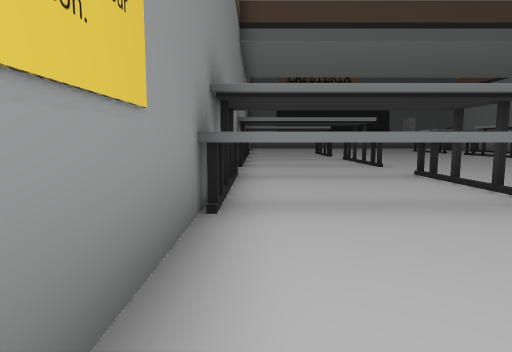
View 1 (above)

24 first-person views from a walk through a scene from a Unity 3-D project. The camera is 1.4 m above the floor, tilts 6° down and sees 75° across. The floor is counted in squares, 2 m on a side. Each view is taken from the middle of a square. On the plan, view 1 faces up. The plan holds only what a view shows up to about 10 squares ahead; the rest is blank. The place goes on beyond the plan. The player character is not drawn.

View 2
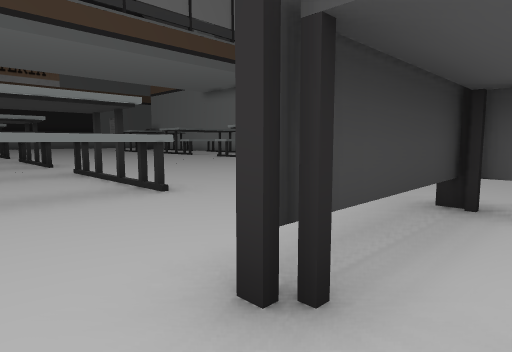

View 3
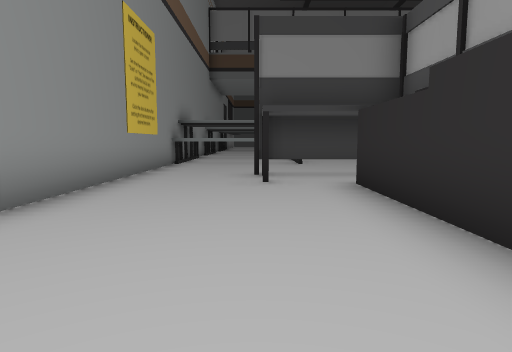

View 4
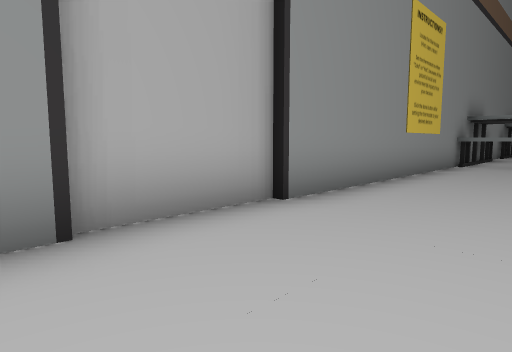

View 5
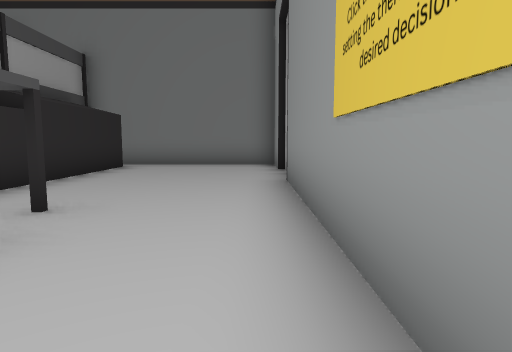

View 6
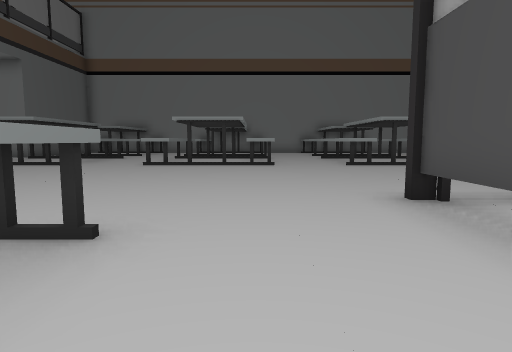

View 7
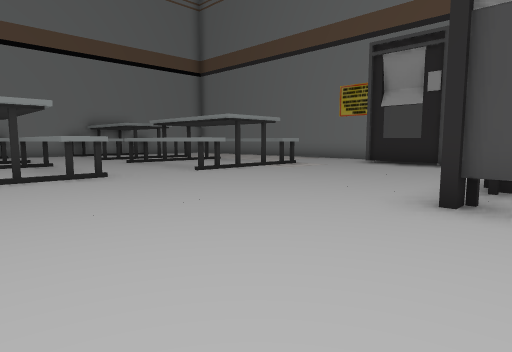

View 8
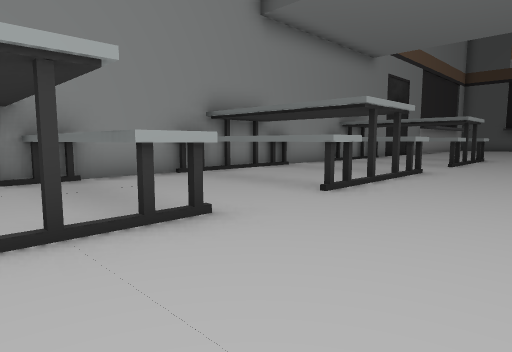

View 9
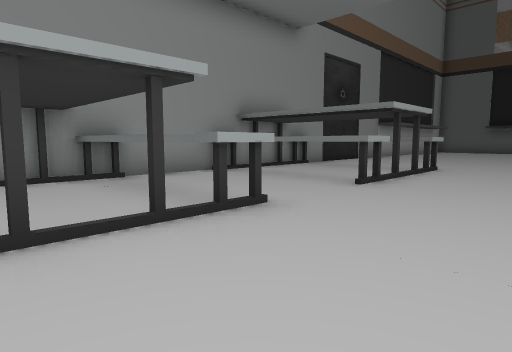

View 10
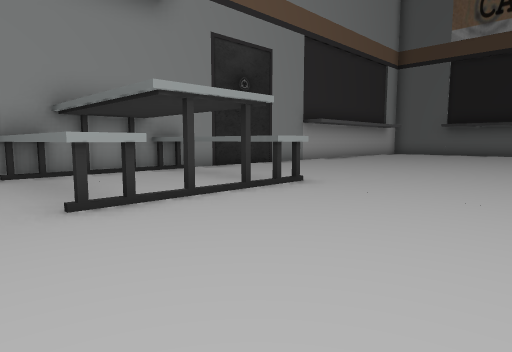

View 11
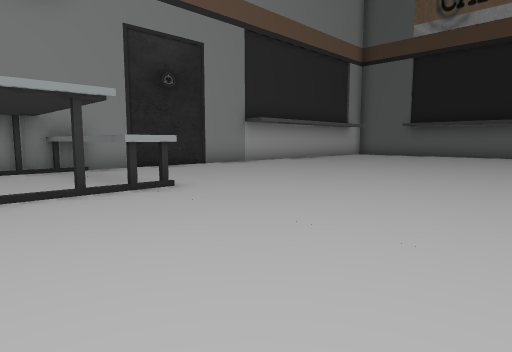

View 12
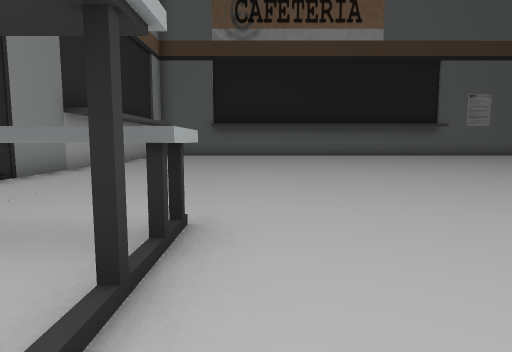

View 13
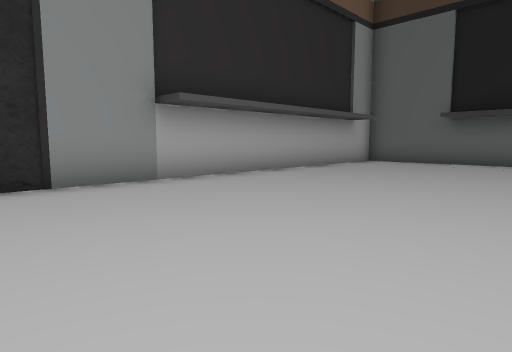

View 14
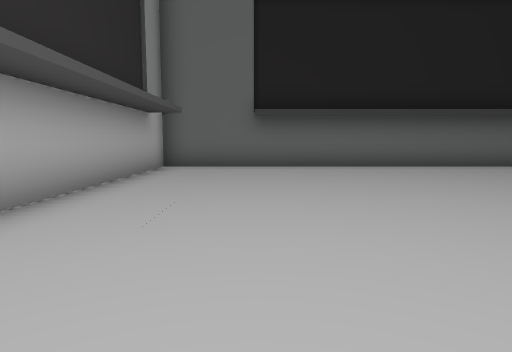

View 15
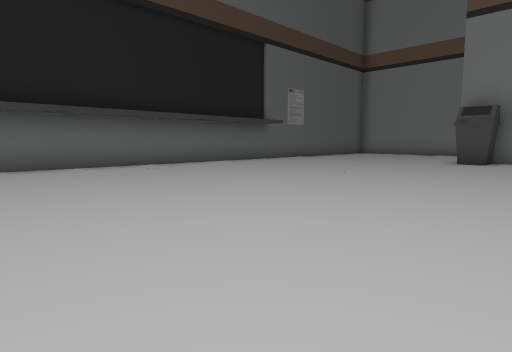

View 16
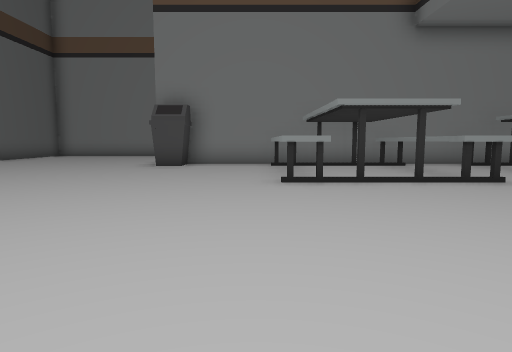

View 17
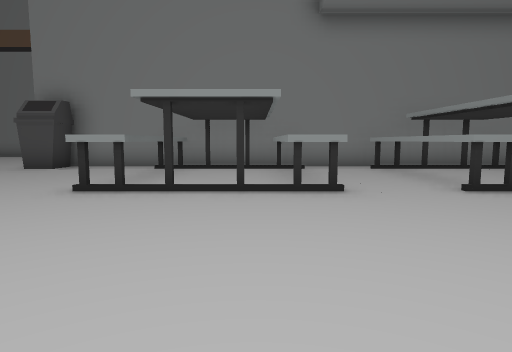

View 18
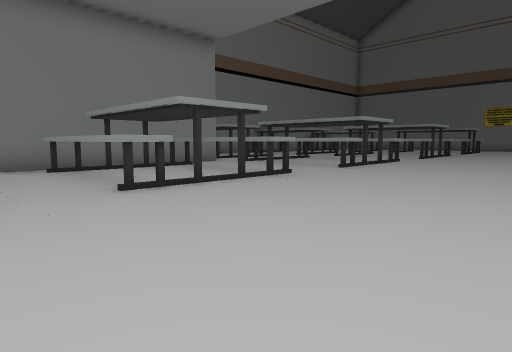

View 19
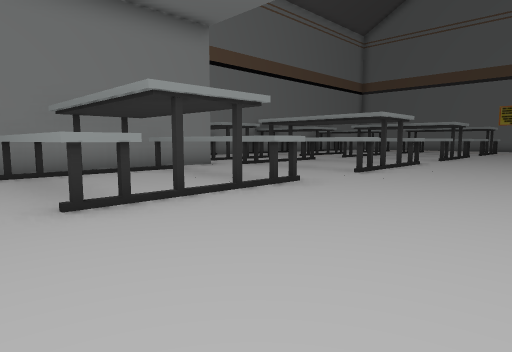

View 20
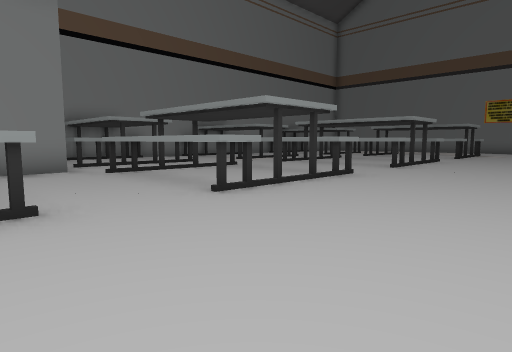

View 21
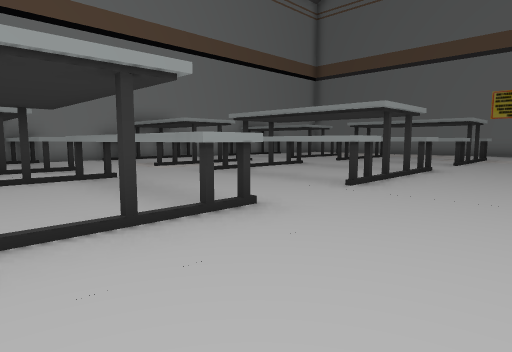

View 22
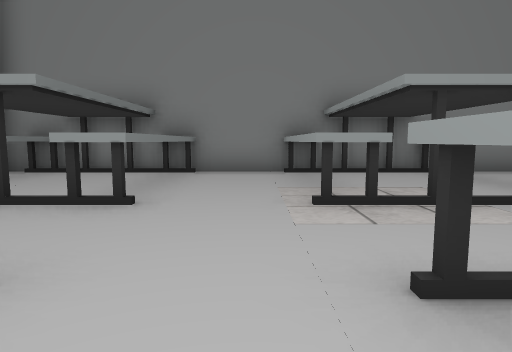

View 23
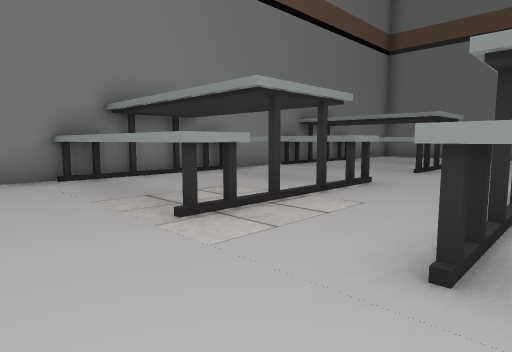

View 24
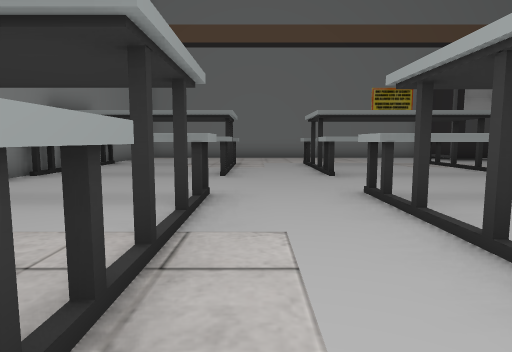

### Floor plan
Key: @ floor where view 1 was taken; # wall or solid block; x gap in a wall; . floor; = window, fence, low wall or low ledge; T thing the floor can be seen under or through.
Columns run from 1 left of view 1 to 21 right of it. Each row starts with its distance up from view 1.
 33 ###########
 32 #..........
 31 #..........
 30 #...........   ..
 29 #................
 28 #................
 27 #................
 26 #...............#
 25 #...............##
 24 #................#
 23 #................#
 22 #...........####.#
 21 #...........#==##
 20 #...........######
 19 #...........#  #.#
 18 #TTTT............#
 17 #...........####.#
 16 #...........#..# #
 15 ##TTT.......x..x #
 14 #...........TTTT #
 13 #................#
 12 #####............##   #
 11 #...x.......####..#####
 10 #...x.......## # .#
  9 #TTTT.......#=## .#
  8 #...........####..#####
  7 #T  T.................#
  6 #TTTT.................#
  5 #...x.......T###..#####
  4 #T  T.......T  #..T
  3 #TTTT.......T  T..T
  2 #...........TTTT..TTT #
  1 #.....................#
  0 #@.TTTT...............#
 -1 #.....T.....####..#####
 -2 #....#T.....#  #..#
 -3 #....# .....#  #..#
 -4 #....# .....#  #..#  ##
 -5 #....#  ...
 -6 #....#  ##
 -7 #....#
 -8 ######

Positions as (right, up) in squares from view 1, and headings:
1: (0, 0), facing up
2: (1, -1), facing up-right
3: (2, -7), facing up
4: (2, -7), facing up-left
5: (0, 2), facing down
6: (1, 2), facing right
7: (4, 4), facing down-right
8: (6, 5), facing up-left
9: (6, 10), facing up-left
10: (7, 14), facing up-left
11: (8, 16), facing up-left
12: (4, 16), facing up
13: (5, 21), facing up-left
14: (2, 23), facing up
15: (3, 23), facing up-right
16: (5, 23), facing right
17: (6, 20), facing right
18: (6, 19), facing down-right
19: (7, 18), facing down-right
20: (7, 14), facing down-right
21: (8, 10), facing down-right
22: (13, 6), facing right
23: (14, 7), facing down-right
24: (16, 6), facing down
